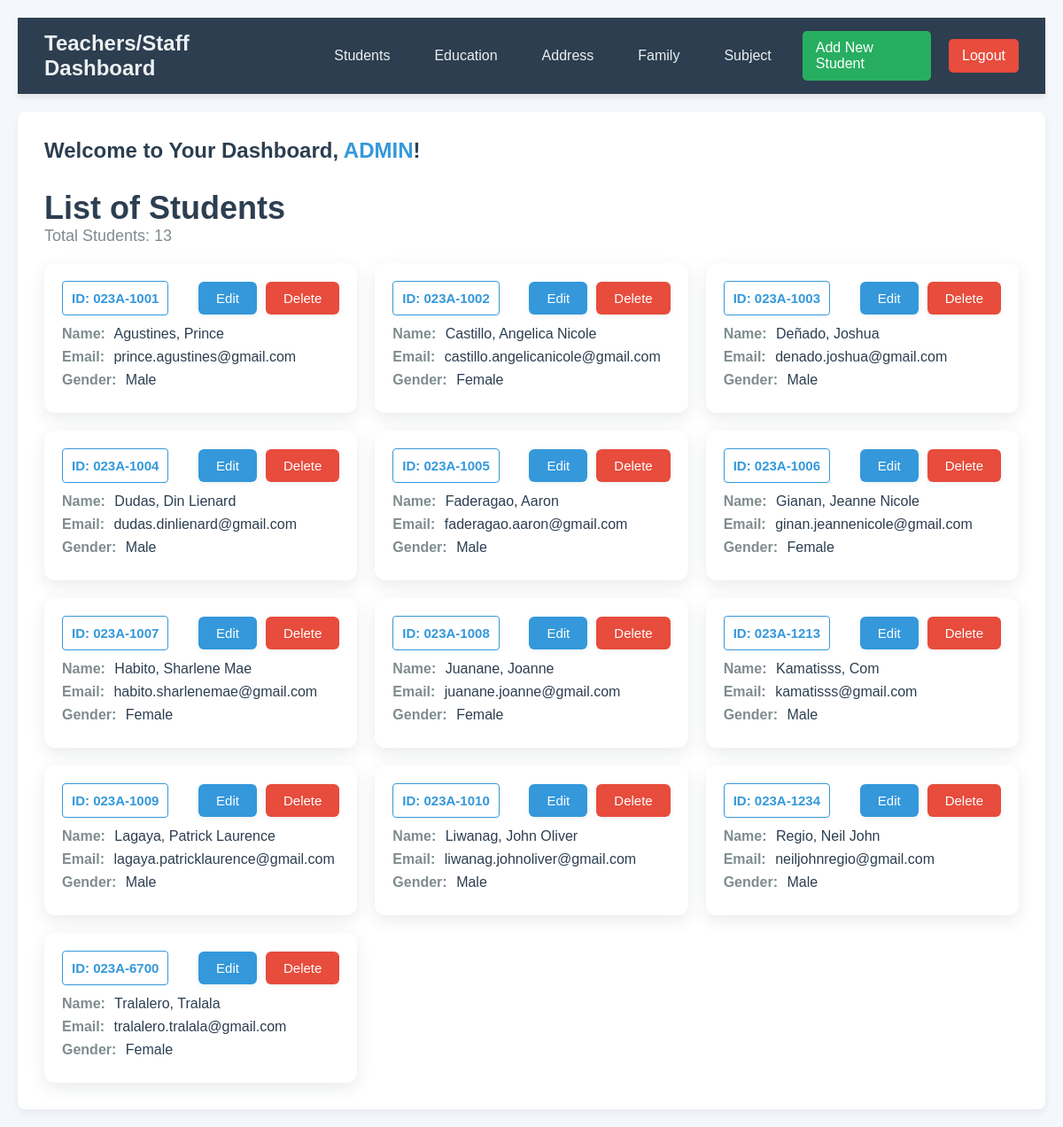
The page /dashboard/ (signed in) on the database its author committed.
### online_enrollment/models.py (models this page shows, shortened)
class StudentInformation(models.Model):
    first_name = models.CharField(max_length=100)
    last_name = models.CharField(max_length=100)
    email = models.EmailField(max_length=100)
    student_id = models.IntegerField()
    gender = models.CharField(
        max_length=10,
        choices=[('Male', 'Male'), ('Female', 'Female'), ('Other', 'Other')],
        default=''
    )
    class Meta: # for making the data sorted alphabetically
        ordering = ["last_name"]

### online_enrollment/views.py (the view)
# urls.py: path('dashboard/', views.dashboard, name='dashboard'),
@login_required(login_url='login_user')
def dashboard(request):
    students = StudentInformation.objects.all()
    return render(request, 'students.html', {'students':students})

### online_enrollment/templates/students.html (shortened to what this page needs)
{% extends "layout.html" %}
{% block content %}
<div class="dashboard-header">
    <h2>Welcome to Your Dashboard, <span class="username">{{ user.username|upper }}</span>!</h2>
</div>
<div class="section-header">
    <h1>List of Students</h1>
    <div class="student-count">Total Students: {{ students|length }}</div>
</div>
<div class="students-grid">
    {% for x in students %}
    <div class="student-card">
        <div class="card-header">
            <span class="student-badge">ID: 023A-{{ x.student_id }}</span>
            <div class="card-actions">
                <a href="{% url 'edit_student' x.id %}" class="btn btn-primary">Edit</a>
                <a href="{% url 'delete_student' x.id %}" class="btn btn-danger">Delete</a>
            </div>
        </div>
        <div class="info-row">
            <span class="info-label">Name:</span>
            <span class="info-value">{{ x.last_name }}, {{ x.first_name }}</span>
        </div>
        <div class="info-row">
            <span class="info-label">Email:</span>
            <span class="info-value">{{ x.email }}</span>
        </div>
        <div class="info-row">
            <span class="info-label">Gender:</span>
            <span class="info-value">{{ x.gender }}</span>
        </div>
    </div>
    {% endfor %}
</div>
{% endblock %}

### online_enrollment/static/css/styles.css (style rules this page uses)
* { margin: 0; padding: 0; box-sizing: border-box; }
body { font-family: 'Arial', sans-serif; background-color: #f4f7fc; color: #333; padding: 20px; }
.dashboard-header { margin-bottom: 30px; }
.dashboard-header h2 { font-size: 24px; color: #2c3e50; }
.username { color: #3498db; font-weight: bold; }
.section-header { font-size: 18px; margin-bottom: 20px; color: #2c3e50; }
.student-count { font-size: 18px; color: #7f8c8d; }
.students-grid { display:grid; grid-template-columns: repeat(auto-fill, minmax(300px, 1fr)); gap:20px; margin-top:20px; }
.student-card { background:#fff; padding:20px; border-radius:12px; box-shadow:0 6px 18px rgba(44,62,80,0.10); transition: transform .18s, box-shadow .18s; }
.card-header { display:flex; justify-content:space-between; align-items:center; margin-bottom:12px; }
.card-actions { display: flex; gap: 10px; }
.student-badge { background: none; color: #3498db; border: 1px solid #3498db; padding: 10px 10px; border-radius: 4px; font-weight: 600; font-size: 15px; }
.btn { padding: 10px 20px; border-radius: 6px; font-size: 15px; font-weight:500; cursor: pointer; box-shadow: 0 2px 6px rgba(44,62,80,0.07); transition: background .18s, transform .06s; text-decoration: none; display:inline-block; border: none; }
.btn-primary { background-color: #3498db; color: white; }
.btn-danger { background-color: #e74c3c; color: white; }
.info-row { margin-bottom:8px; }
.info-label { font-weight:700; color:#7f8c8d; margin-right:6px; }
.info-value { color:#2c3e50; }

### rows shown on the page
StudentInformation: student_id "1001", last_name "Agustines", first_name "Prince", email "prince.agustines@gmail.com", gender "Male"
StudentInformation: student_id "1002", last_name "Castillo", first_name "Angelica Nicole", email "castillo.angelicanicole@gmail.com", gender "Female"
StudentInformation: student_id "1003", last_name "Deñado", first_name "Joshua", email "denado.joshua@gmail.com", gender "Male"
StudentInformation: student_id "1004", last_name "Dudas", first_name "Din Lienard", email "dudas.dinlienard@gmail.com", gender "Male"
StudentInformation: student_id "1005", last_name "Faderagao", first_name "Aaron", email "faderagao.aaron@gmail.com", gender "Male"
StudentInformation: student_id "1006", last_name "Gianan", first_name "Jeanne Nicole", email "ginan.jeannenicole@gmail.com", gender "Female"
StudentInformation: student_id "1007", last_name "Habito", first_name "Sharlene Mae", email "habito.sharlenemae@gmail.com", gender "Female"
StudentInformation: student_id "1008", last_name "Juanane", first_name "Joanne", email "juanane.joanne@gmail.com", gender "Female"
StudentInformation: student_id "1213", last_name "Kamatisss", first_name "Com", email "kamatisss@gmail.com", gender "Male"
StudentInformation: student_id "1009", last_name "Lagaya", first_name "Patrick Laurence", email "lagaya.patricklaurence@gmail.com", gender "Male"
StudentInformation: student_id "1010", last_name "Liwanag", first_name "John Oliver", email "liwanag.johnoliver@gmail.com", gender "Male"
StudentInformation: student_id "1234", last_name "Regio", first_name "Neil John", email "neiljohnregio@gmail.com", gender "Male"
StudentInformation: student_id "6700", last_name "Tralalero", first_name "Tralala", email "tralalero.tralala@gmail.com", gender "Female"

### other values the page prints
{{ user.username|upper }} "ADMIN"
{{ students|length }} "13"
